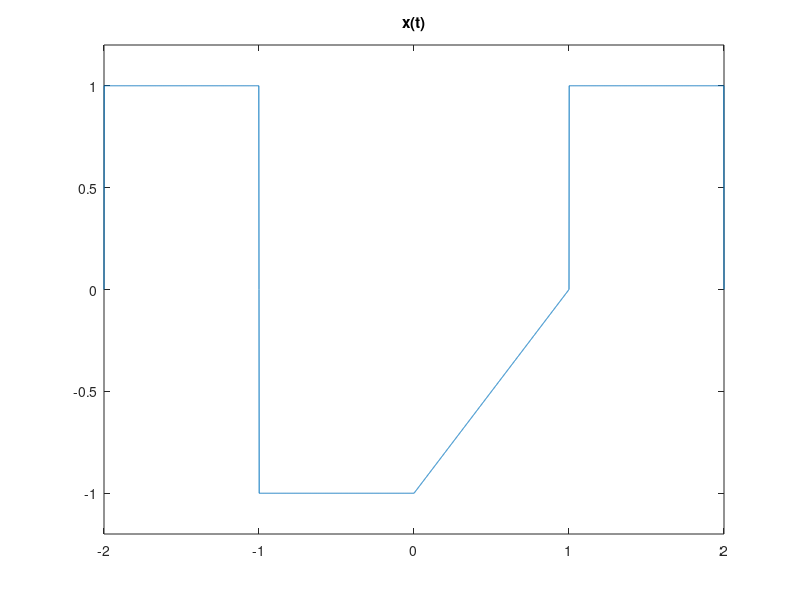
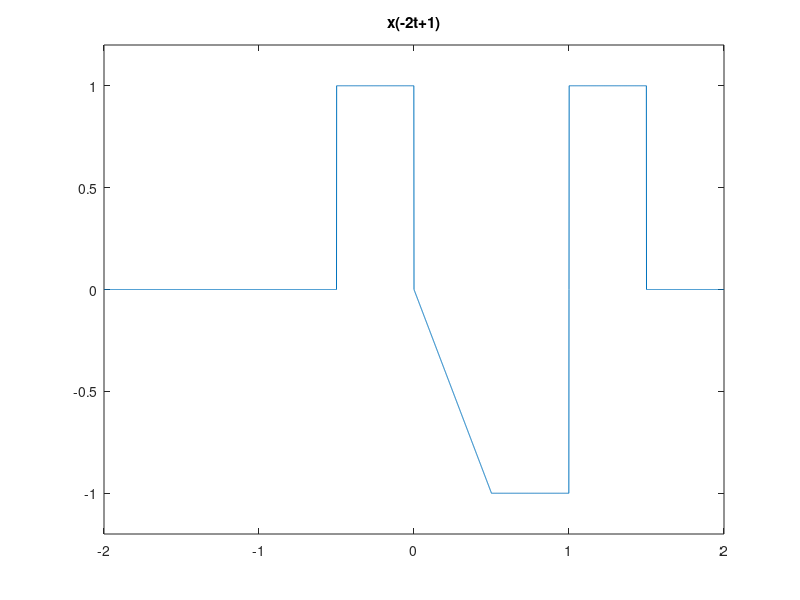
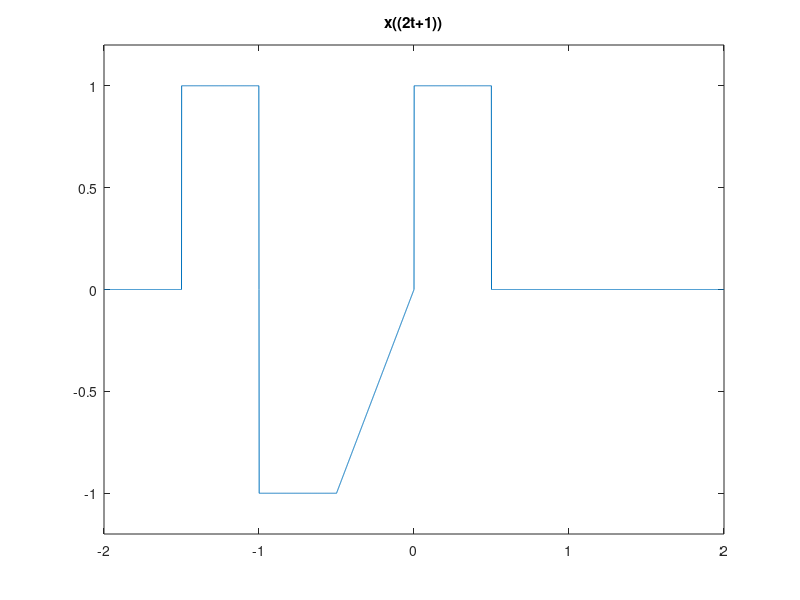
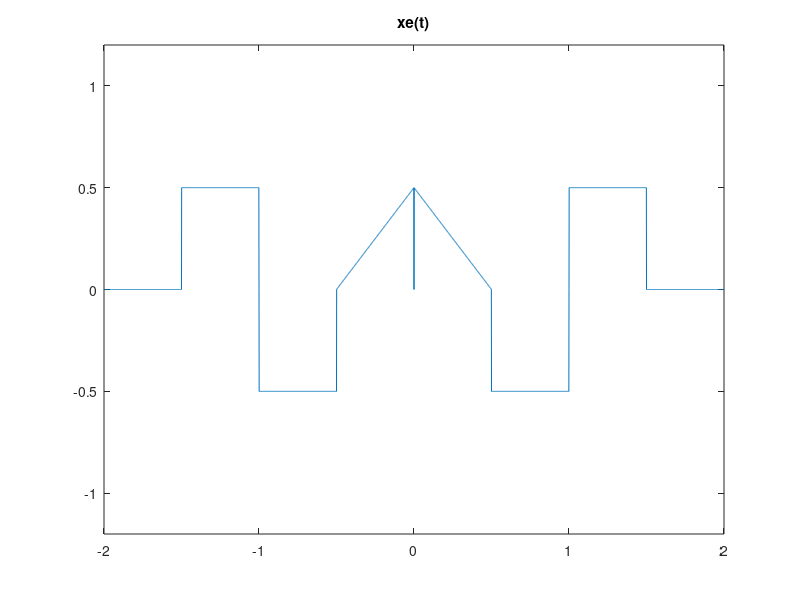

Here is the MATLAB script that generated these plots, in order:
clc
clear 
close all
%punto 1

t=-2:0.001:2;
xt=(-2<t).*(t<-1)+(-1)*(-1<t).*(t<=0)+(t-1).*(0<t).*(t<1)+(1<t).*(t<2);
plot(t,xt)
ylim([-1.2 1.2])
title('x(t)')
%x(-2t+1)
xT=(-2<(-2*t+1)).*((-2*t+1)<-1)+(-1)*(-1<(-2*t+1)).*((-2*t+1)<=0)+((-2*t+1)-1).*(0<(-2*t+1)).*((-2*t+1)<1)+(1<(-2*t+1)).*((-2*t+1)<2);
figure
plot(t,xT)
ylim([-1.2 1.2])
title('x(-2t+1)')
%x(-(-2t+1))
xTi=(-2<(2*t+1)).*((2*t+1)<-1)+(-1)*(-1<(2*t+1)).*((2*t+1)<=0)+((2*t+1)-1).*(0<(2*t+1)).*((2*t+1)<1)+(1<(2*t+1)).*((2*t+1)<2);
figure
plot(t,xTi)
ylim([-1.2 1.2])
title('x((2t+1))')
%Parte par
xe=(xT+xTi)/2;
figure
plot(t,xe)
ylim([-1.2 1.2])
title('xe(t)')

%Parte impar
xo=(xT-xTi)/2;
figure
plot(t,xo)
ylim([-1.2 1.2])
title('xo(t)')

%Punto 2
n=-50:1:50;
xn=exp(i*pi/2)*exp(i*pi/2)*exp(i*pi*n/16);
figure
stem(n,xn)
title('x(n)')
P=sum(abs(xn).^2)/(2*50+1)

%Punto3
a=5;
t=0:0.001:10;
x=exp(-a.*t);
h=1;
y=conv(x,h);
figure
plot(t,y)
% plot(t,(1-exp(-a.*t))/a)
title('y(t)')

%Punto 4(prueba de linealidad)
t=0:0.001:1;
x1=ones(1,length(t));
x2=2*ones(1,length(t));
x3=x1+x2; %Combinacion lineal de x1 y x2
w=2*pi;
%El sistema es y(t)=x(t)*cos(wt)+5
y1=x1.*cos(w*t)+5; %Entrada x1 produce salida y1
y2=x2.*cos(w*t)+5; %Entrada x2 produce salida y2
y3=y1+y2;
y4=x3.*cos(w*t)+5;
figure
plot(t,y3)
hold on
plot(t,y4)

%Punto 5
n=-2:1:4;
x1=[0 0 0 0 2 0 0];
y1=[0 0 0 0 1 2 0];
figure
ax1=subplot(3,2,1)
grid on
stem(n,x1,'LineWidth',2)
title('x1[n]')
ax2=subplot(3,2,2)
stem(n,y1,'LineWidth',2)
title('y1[n]')
x2=[0 1 0 0 0 0 0];
y2=[0 2 1 0 0 0 0];
ax3=subplot(3,2,3)
stem(n,x2,'LineWidth',2)
title('x2[n]','LineWidth',2)
ax4=subplot(3,2,4)
stem(n,y2,'LineWidth',2)
title('y2[n]')
x3=[0 0 0 1 2 0 0];
y3=[0 0 0 2 3 1 0];
ax5=subplot(3,2,5)
stem(n,x3,'LineWidth',2)
title('x3[n]')
ax6=subplot(3,2,6)
stem(n,y3,'LineWidth',2)
title('y3[n]')
grid(ax1,'on')
grid(ax1,'minor')
grid(ax2,'on')
grid(ax2,'minor')
grid(ax3,'on')
grid(ax3,'minor')
grid(ax4,'on')
grid(ax4,'minor')
grid(ax5,'on')
grid(ax5,'minor')
grid(ax6,'on')
grid(ax6,'minor')

y3n=y1+[0 0 0 2 1 0 0]; %y3(n)=y1(n)+y2(n-2)  %Prueba de linealidad
figure
stem(n,y3n)
title('y3(n)=y1(n)+y2(n-2)')

